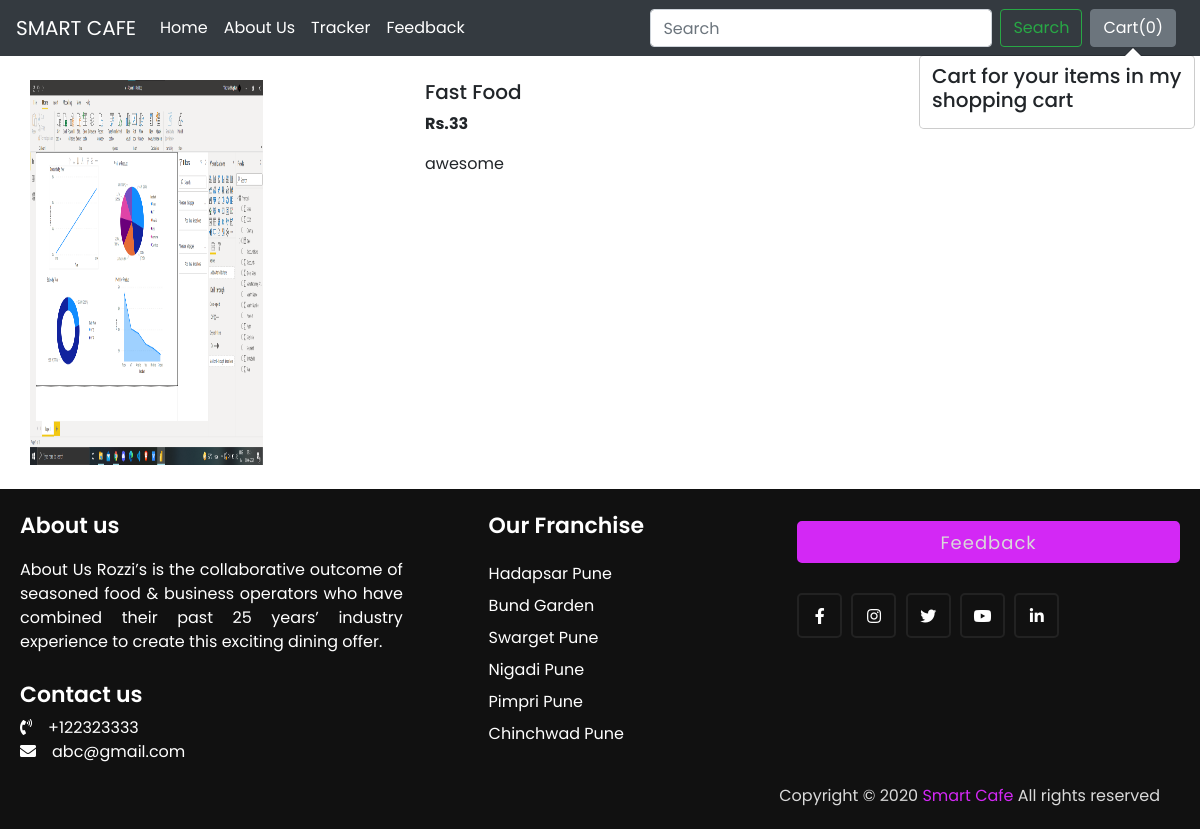
Page /shop/products/5 on the committed database.
### shop/models.py (models this page shows, shortened)
class Product(models.Model):
    product_id = models.AutoField
    product_name = models.CharField(max_length=50)
    category = models.CharField(max_length=50, default="")
    price = models.IntegerField(default=0)
    desc = models.CharField(max_length=300)
    pub_date = models.DateField()
    image = models.ImageField(upload_to='shop/images', default="")

### shop/views.py (the view)
# urls.py: path("products/<int:myid>", views.productView, name="ProductView"),
def productView(request, myid):
    product = Product.objects.filter(id=myid)
    return render(request, 'shop/prodView.html', {'product':product[0]})

### shop/templates/shop/prodView.html (shortened to what this page needs)
{% extends 'shop/basic.html' %}
{% block body %}
<div class="container my-4">
    <div class="row">
    <div class="col-md-4">
    <div class="row">
        <img src="/media/{{product.image}}" width="233px" height="385px">
    </div>
    </div>
    <div class="col-md-8">
        <h5>{{product.product_name}}</h5>
        <p><b>Rs.{{product.price}} </b></p>
        <p>{{product.desc}}</p>
    </div>
    </div>
</div>
{% endblock %}

### shop/static/shop/index.css (style rules this page uses)
* { margin: 0; padding: 0; box-sizing: border-box; font-family: 'Poppins',sans-serif; text-decoration: none; }

### rows in the picture
Product: image (picture), product_name "Fast Food", price "33", desc "awesome"
